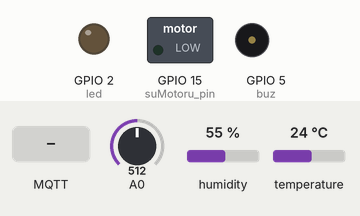
This sketch was run on a simulated ESP8266 (NodeMCU). Parts: switched loads named in the sketch (green lamp = pin HIGH), output pins drawn as LEDs (lit = HIGH), buzzer (waves = sounding). Inputs (shaded band) come from the test bench; at power-on: A0 = 512, humidity 55 %, temperature 24 °C. WiFi joins after 1.5 s; servers stay silent unless stated; no MQTT or app messages arrive unless stated; what the sketch prints to the serial monitor is not drawn.

Above: at 2.7 s.
2.8 s: MQTT message "motor" arrives on the third subscribed topic
At 3.3 s:
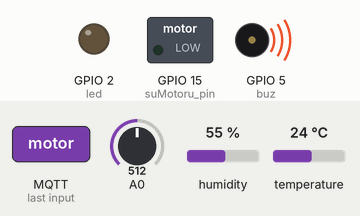
6.3 s: MQTT message "motor" arrives on the second subscribed topic
At 6.8 s:
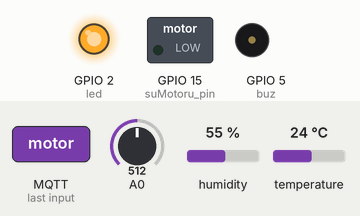
7.8 s: MQTT message "led" arrives on the third subscribed topic
At 8.3 s:
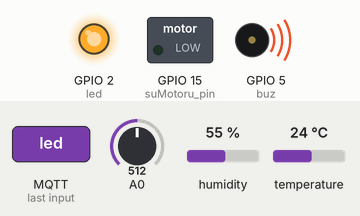
11.3 s: MQTT message "5" arrives on the third subscribed topic
At 13.8 s:
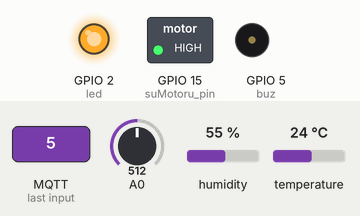
14.8 s: MQTT message "on" arrives on the second subscribed topic
At 15.7 s:
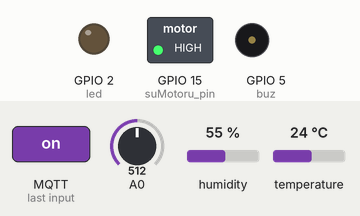
16.3 s: MQTT message "90" arrives on the third subscribed topic
At 17.81 s:
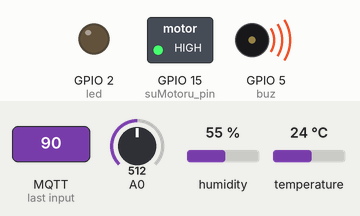
Timing chart, 0 to 19.4 s (numbered marks = the images above; inputs shaded):
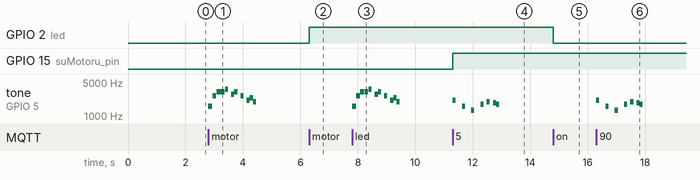

Measured:
- after the input at 2.8 s, tone on GPIO 5 (buz): plays 1568 Hz for 0.14 s, 2637 Hz for 0.14 s, 3136 Hz for 0.14 s, 3136 Hz for 0.14 s, 3520 Hz for 0.11 s, 2794 Hz for 0.11 s … (11 notes in this stretch), starting at once
- after the input at 6.3 s, GPIO 2 (led): LOW → HIGH at once
- after the input at 7.8 s, tone on GPIO 5 (buz): plays 1568 Hz for 0.14 s, 2637 Hz for 0.14 s, 3136 Hz for 0.14 s, 3136 Hz for 0.14 s, 3520 Hz for 0.11 s, 2794 Hz for 0.11 s … (11 notes in this stretch), starting at once
- after the input at 11.3 s, GPIO 15 (suMotoru_pin): LOW → HIGH at once; tone on GPIO 5 (buz): plays 2093 Hz for 0.11 s, 1568 Hz for 0.11 s, 1319 Hz for 0.11 s, 1760 Hz for 0.11 s, 1976 Hz for 0.11 s, 1865 Hz for 0.11 s … (7 notes in this stretch), starting at once
- after the input at 14.8 s, GPIO 2 (led): HIGH → LOW at once
- after the input at 16.3 s, tone on GPIO 5 (buz): plays 2093 Hz for 0.11 s, 1568 Hz for 0.11 s, 1319 Hz for 0.11 s, 1760 Hz for 0.11 s, 1976 Hz for 0.11 s, 1865 Hz for 0.11 s … (7 notes in this stretch), starting at once

The sketch:

SonDevre.ino
```cpp
#include <dht11.h>; // dht11 kütüphanesini ekliyoruz.
#include <ESP8266WiFi.h>;
#include <PubSubClient.h>;


#define NOTE_B0  31
#define NOTE_C1  33
#define NOTE_CS1 35
#define NOTE_D1  37
#define NOTE_DS1 39
#define NOTE_E1  41
#define NOTE_F1  44
#define NOTE_FS1 46
#define NOTE_G1  49
#define NOTE_GS1 52
#define NOTE_A1  55
#define NOTE_AS1 58
#define NOTE_B1  62
#define NOTE_C2  65
#define NOTE_CS2 69
#define NOTE_D2  73
#define NOTE_DS2 78
#define NOTE_E2  82
#define NOTE_F2  87
#define NOTE_FS2 93
#define NOTE_G2  98
#define NOTE_GS2 104
#define NOTE_A2  110
#define NOTE_AS2 117
#define NOTE_B2  123
#define NOTE_C3  131
#define NOTE_CS3 139
#define NOTE_D3  147
#define NOTE_DS3 156
#define NOTE_E3  165
#define NOTE_F3  175
#define NOTE_FS3 185
#define NOTE_G3  196
#define NOTE_GS3 208
#define NOTE_A3  220
#define NOTE_AS3 233
#define NOTE_B3  247
#define NOTE_C4  262
#define NOTE_CS4 277
#define NOTE_D4  294
#define NOTE_DS4 311
#define NOTE_E4  330
#define NOTE_F4  349
#define NOTE_FS4 370
#define NOTE_G4  392
#define NOTE_GS4 415
#define NOTE_A4  440
#define NOTE_AS4 466
#define NOTE_B4  494
#define NOTE_C5  523
#define NOTE_CS5 554
#define NOTE_D5  587
#define NOTE_DS5 622
#define NOTE_E5  659
#define NOTE_F5  698
#define NOTE_FS5 740
#define NOTE_G5  784
#define NOTE_GS5 831
#define NOTE_A5  880
#define NOTE_AS5 932
#define NOTE_B5  988
#define NOTE_C6  1047             // Buzzer için gereken tanımlamalar.
#define NOTE_CS6 1109
#define NOTE_D6  1175
#define NOTE_DS6 1245
#define NOTE_E6  1319
#define NOTE_F6  1397
#define NOTE_FS6 1480
#define NOTE_G6  1568
#define NOTE_GS6 1661
#define NOTE_A6  1760
#define NOTE_AS6 1865
#define NOTE_B6  1976
#define NOTE_C7  2093
#define NOTE_CS7 2217
#define NOTE_D7  2349
#define NOTE_DS7 2489
#define NOTE_E7  2637
#define NOTE_F7  2794
#define NOTE_FS7 2960
#define NOTE_G7  3136
#define NOTE_GS7 3322
#define NOTE_A7  3520
#define NOTE_AS7 3729
#define NOTE_B7  3951
#define NOTE_C8  4186
#define NOTE_CS8 4435
#define NOTE_D8  4699
#define NOTE_DS8 4978

int melody1[] = {
  NOTE_E7, NOTE_E7, 0, NOTE_E7,
  0, NOTE_C7, NOTE_E7, 0,
  NOTE_G7, 0, 0,  0,
  NOTE_G6, 0, 0, 0
};
int melody2[] = {
  NOTE_C7, 0, 0, NOTE_G6,
  0, 0, NOTE_E6, 0,
  0, NOTE_A6, 0, NOTE_B6,
  0, NOTE_AS6, NOTE_A6, 0
};
int melody3[] = {                                   // Buzzer   paternleri
  NOTE_G6, NOTE_E7, NOTE_G7, 0,
  NOTE_A7, 0, NOTE_F7, NOTE_G7,
  0, NOTE_E7, 0, NOTE_C7,
  NOTE_D7, NOTE_B6, 0, 0
 };
 int melody4[] = {
  NOTE_C7, 0, 0, NOTE_G6,
  0, 0, NOTE_E6, 0,
  0, NOTE_A6, 0, NOTE_B6,
  0, NOTE_AS6, NOTE_A6, 0
};

int melody5[] = {
  NOTE_G6, NOTE_E7, NOTE_G7, NOTE_G7,
  NOTE_A7, 0, NOTE_F7, NOTE_G7,
  0, NOTE_E7, 0, NOTE_C7,
  NOTE_D7, NOTE_B6, 0, 0
};

int tempo1[] = {
  12, 12, 12, 12,
  12, 12, 12, 12,
  12, 12, 12, 12,
  12, 12, 12, 12
};

int tempo2[] = {
  12, 12, 12, 12,
  12, 12, 12, 12,
  12, 12, 12, 12,
  12, 12, 12, 12
 };

 int tempo3[] = {
  9, 9, 9, 9,
  12, 12, 12, 12,
  12, 12, 12, 12,                        // Ses paternleri.
  12, 12, 12, 12
 };

 int tempo4[] = {
  12, 12, 12, 12,
  12, 12, 12, 12,
  12, 12, 12, 12,
  12, 12, 12, 12
 };

 int tempo5[] = {
  9, 9, 9, 9,
  12, 12, 12, 12,
  12, 12, 12, 12,
  12, 12, 12, 12
};

int i=0;
int j=0;
int buztime =0;
int delayvalue =0;

const char* ssid = "ETUNET-asistan";                   //Senkronize çalışması için gereken  Wifi bağlantısı.
const char* password = "tobb1234";

const int plant_id = 1;
 const String plant_name = "menekşe";
  const String plant_type = "aerhurasia";

int status_water_engine = 0;  //su motoru
int moisture_air = 0;   // yüzde olarak veriyor
int moisture_soil = 0;  // 0-1024 arası (yüzdeye çevirildi)
int temperature_air = 0;  // celcius
int frostbite = 0;   // çiğ oluşma noktası yüzde
int light = 0;

unsigned long readTime;

#define DHT11_pin 4 // DHT11_pin olarak Dijital 2'yi belirliyoruz.
#define suMotoru_pin 15
#define led 2  // internal led
#define buz 5

const char* mqttServer = "m24.cloudmqtt.com";               // Yeni eklediğimiz mqtt server tanımlamaları.
  const int mqttPort = 16309;
    const char* mqttUser = "cissktzx";
      const char* mqttPassword = "ETUpXfdiWfMO";

dht11 DHT11_sensor; // DHT11_sensor adında bir DHT11 nesnesi oluşturduk.
WiFiClient espClient;
PubSubClient client(espClient);


void setupWifi()
{
 WiFi.begin(ssid, password);
  while (WiFi.status() != WL_CONNECTED)                 // Wifi Bağlantısı için gereken metod.
  {
    delay(500);
    Serial.print(".");
  }
  Serial.println("");
  Serial.println("WiFi connected");
}

void connectMqtt()
{
    while (!client.connected()) {
    Serial.println("Connecting to MQTT...");                                 // Mqtt bağlantısı için metod.
    if (client.connect("ESP8266Client", mqttUser, mqttPassword )) {
      Serial.println("connected");
    } else {
      Serial.print("failed with state ");
      Serial.print(client.state());
      delay(2000);
    }
  }
  client.publish("test", "Hello from ESP8266");
  client.subscribe("test");
  client.subscribe("led");
  client.subscribe("motor");
}

bool checkBound(int newValue, int prevValue, int maxDiff) {
  return !isnan(newValue) &&
         (newValue < prevValue - maxDiff || newValue > prevValue + maxDiff);
}

void readSensor()
{

                                                  // Sensörlerin çalışması ve okunması için gereken metod.
  DHT11_sensor.read(DHT11_pin);
  int new_moisture_air = (int)DHT11_sensor.humidity;
  int new_temperature_air = (int)DHT11_sensor.temperature;                //Sensör tanımlamaları
  int new_frostbite = DHT11_sensor.dewPoint();
  int new_moisture_soil = analogRead(A0);

  String s = String(new_moisture_soil) +","+ new_moisture_air  +","+ new_temperature_air +","+ frostbite;
   Serial.println(s.c_str());
      client.publish("sensorler", s.c_str(), true);
/*
  if (checkBound(new_moisture_air, moisture_air, 1)) {
      moisture_air = new_moisture_air;
      Serial.print("New temperature:");
      Serial.println(String(moisture_air).c_str());
      client.publish("havaNem", String(moisture_air).c_str(), true);
  }

  if (checkBound(new_temperature_air, temperature_air, 1)) {
      temperature_air = new_temperature_air;
      Serial.print("New temperature:");
      Serial.println(String(temperature_air).c_str());
      client.publish("havaIsi", String(temperature_air).c_str(), true);
  }

  Serial.println(frostbite);           Kırağı

  if (checkBound(new_moisture_soil, moisture_soil, 1)) {
      moisture_soil = new_moisture_soil;
      Serial.print("New Moisture Soil:");
      Serial.println(String(moisture_soil).c_str());
      client.publish("toprakNem", String(moisture_soil).c_str(), true);
  }
  */
}

void callback(char* topic, byte* payload, unsigned int length)
{


  Serial.print("Message arrived in topic: ");                                       //SU MOTORU DURUM
  Serial.println(topic);

  String temp = topic;
    String buff = "";

  if(temp.equals("motor")){
    for (int i = 0; i<length; i++) {
      buff += (char)payload[i];
    }

    Serial.println("Motor status is : " + buff);

    if(buff.toInt() == 0 ){
      digitalWrite(suMotoru_pin ,LOW);
      sing(melody5, tempo5);
    }
    else
    {
      digitalWrite(suMotoru_pin ,HIGH);
      sing(melody4, tempo4);
    }
  }
  else if(temp.equals("led"))
  {
      for (int i = 0; i<length; i++) {               //LED
        buff += (char)payload[i];
      }
      if(buff.equals("on"))
        digitalWrite(2,LOW);
      else
        digitalWrite(2,HIGH);
  }

  Serial.println();
    Serial.println("-----------------------");
}

void setup()
{

  Serial.begin(115200);
  pinMode(suMotoru_pin , OUTPUT);
                                                //SU MOTORUNUN SENKRONIZE CALISMASI ICIN GEREKEN METOD
  pinMode(led,OUTPUT);
  pinMode(buz, OUTPUT);

  client.setServer(mqttServer, mqttPort);
  client.setCallback(callback);

  setupWifi();

  connectMqtt();

  readTime = 0;
}


void sing(int melody[], int tempo[])
{

  i=0;
  j=0;

  while(i < 16)
    if(millis() > buztime + delayvalue){                       //BUZZERIN CALISMASI ICIN GEREKEN METOD
      buztime = millis();
      delayvalue = 1000 / tempo[j] * 1.30;
      tone(buz, melody[i++], 15* tempo[j++]);
    }
}

void loop()
{

  if (!client.connected())
  {
    connectMqtt();
  }
  client.loop();

  if(millis() > readTime+6000)
  {
    readTime = millis();
    readSensor();

//    sing(melody3, tempo3);
  }
}
```
